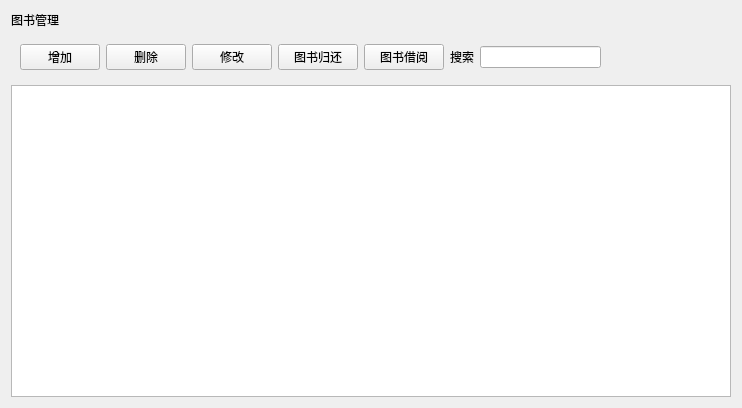
<?xml version="1.0" encoding="UTF-8"?>
<ui version="4.0">
 <class>bookManager</class>
 <widget class="QWidget" name="bookManager">
  <property name="geometry">
   <rect>
    <x>0</x>
    <y>0</y>
    <width>742</width>
    <height>408</height>
   </rect>
  </property>
  <property name="windowTitle">
   <string>Form</string>
  </property>
  <property name="name" stdset="0">
   <string>bg</string>
  </property>
  <layout class="QGridLayout" name="gridLayout_2">
   <item row="1" column="0">
    <widget class="QWidget" name="widget" native="true">
     <layout class="QGridLayout" name="gridLayout">
      <item row="0" column="7">
       <spacer name="horizontalSpacer">
        <property name="orientation">
         <enum>Qt::Horizontal</enum>
        </property>
        <property name="sizeHint" stdset="0">
         <size>
          <width>40</width>
          <height>20</height>
         </size>
        </property>
       </spacer>
      </item>
      <item row="0" column="2">
       <widget class="QPushButton" name="pushButton_4">
        <property name="text">
         <string>修改</string>
        </property>
        <property name="name" stdset="0">
         <string>btn</string>
        </property>
       </widget>
      </item>
      <item row="0" column="5">
       <widget class="QLabel" name="label">
        <property name="text">
         <string>搜索</string>
        </property>
        <property name="alignment">
         <set>Qt::AlignRight|Qt::AlignTrailing|Qt::AlignVCenter</set>
        </property>
        <property name="name" stdset="0">
         <string>lb</string>
        </property>
       </widget>
      </item>
      <item row="0" column="1">
       <widget class="QPushButton" name="pushButton_2">
        <property name="text">
         <string>删除</string>
        </property>
        <property name="name" stdset="0">
         <string>btn</string>
        </property>
       </widget>
      </item>
      <item row="0" column="6">
       <widget class="QLineEdit" name="lineEdit">
        <property name="name" stdset="0">
         <string>le</string>
        </property>
       </widget>
      </item>
      <item row="0" column="3">
       <widget class="QPushButton" name="pushButton_3">
        <property name="text">
         <string>图书归还</string>
        </property>
        <property name="name" stdset="0">
         <string>btn</string>
        </property>
       </widget>
      </item>
      <item row="0" column="0">
       <widget class="QPushButton" name="pushButton">
        <property name="text">
         <string>增加</string>
        </property>
        <property name="name" stdset="0">
         <string>btn</string>
        </property>
       </widget>
      </item>
      <item row="0" column="4">
       <widget class="QPushButton" name="pushButton_5">
        <property name="text">
         <string>图书借阅</string>
        </property>
        <property name="name" stdset="0">
         <string>btn</string>
        </property>
       </widget>
      </item>
     </layout>
    </widget>
   </item>
   <item row="0" column="0">
    <widget class="QLabel" name="la_title">
     <property name="text">
      <string>图书管理</string>
     </property>
     <property name="name" stdset="0">
      <string>title</string>
     </property>
    </widget>
   </item>
   <item row="2" column="0">
    <widget class="QTableView" name="tableView">
     <property name="name" stdset="0">
      <string>table</string>
     </property>
    </widget>
   </item>
  </layout>
 </widget>
 <resources/>
 <connections/>
</ui>
